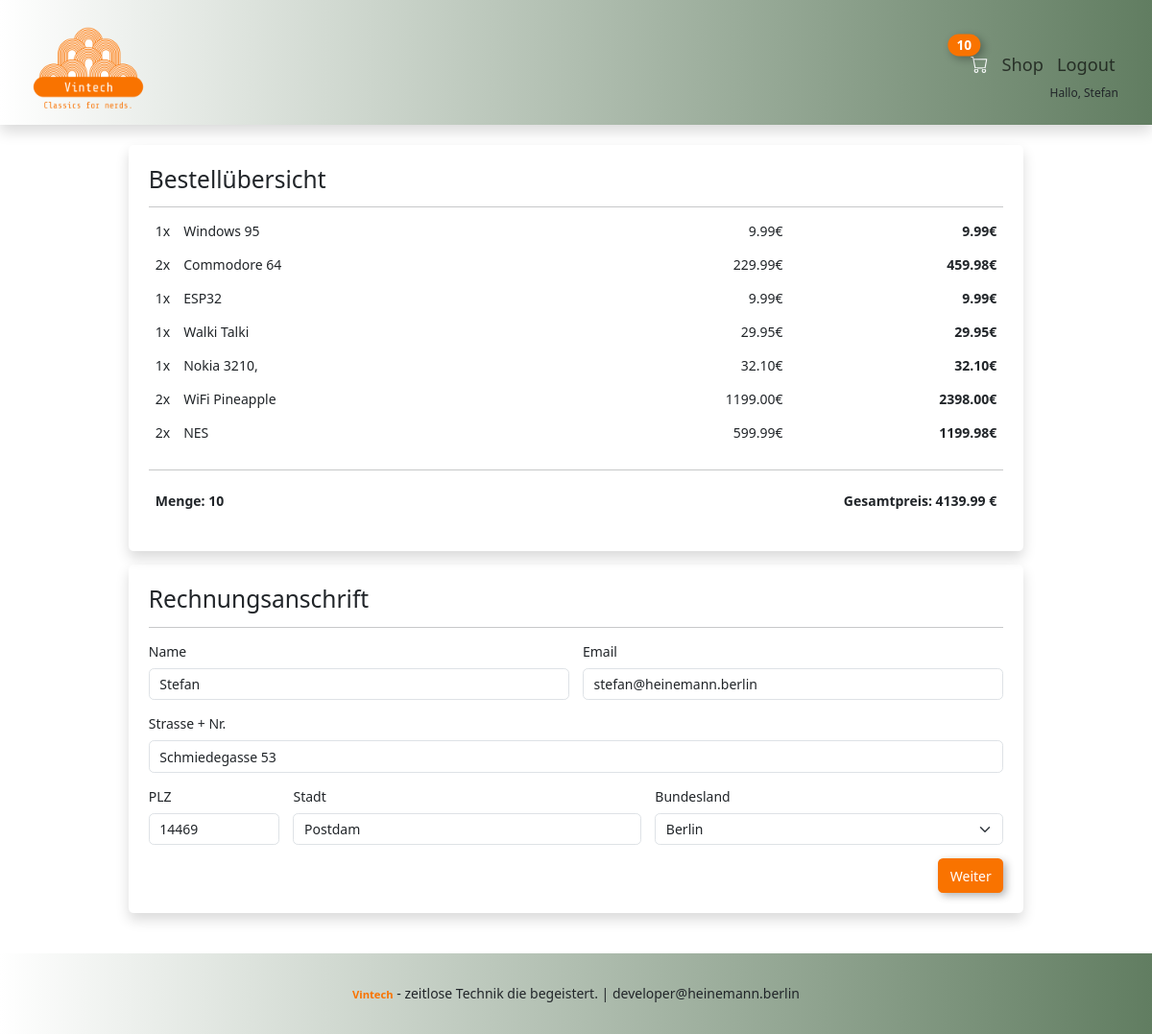
/kasse/ (signed in), run on an earlier commit of the app's database.
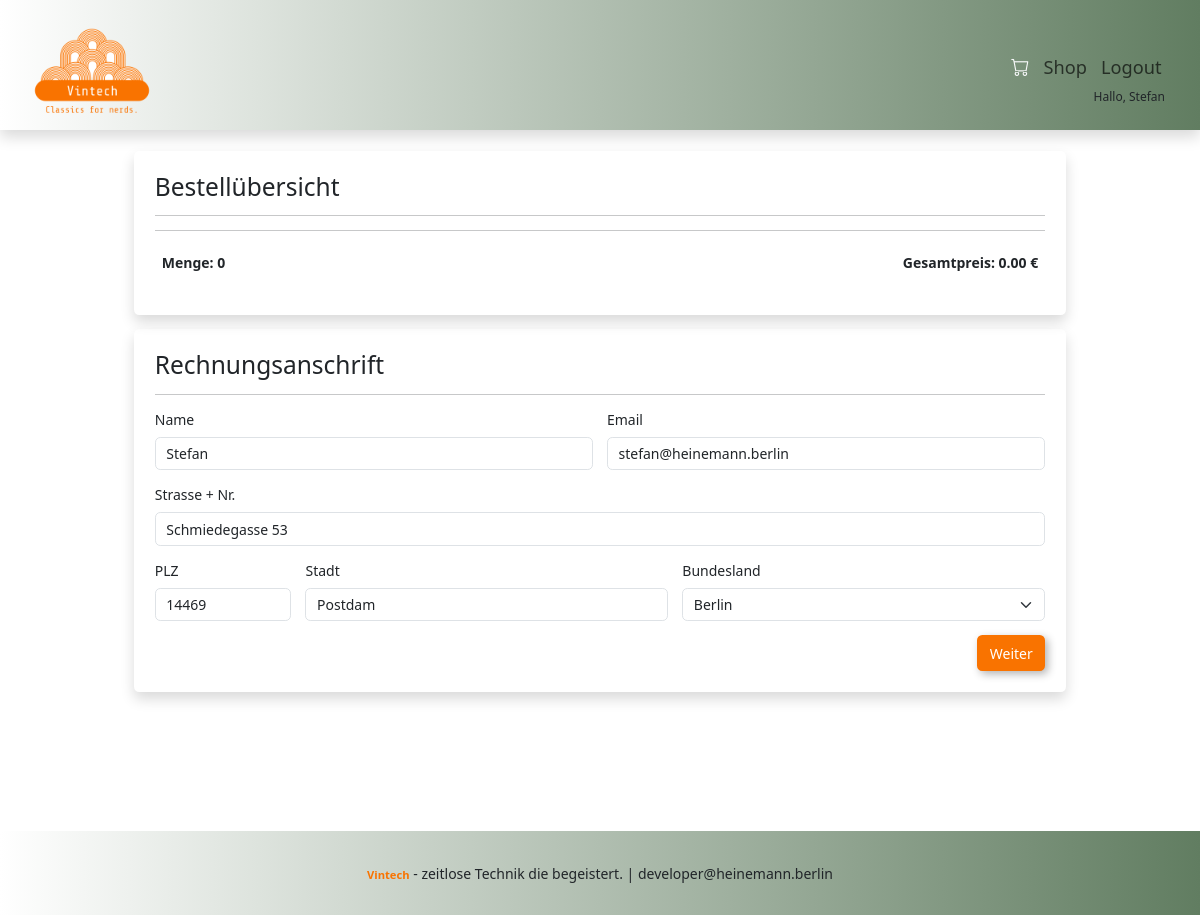
And on a later commit of the database.
### shop/models.py (models this page shows, shortened)
class OrderItem(models.Model):
    article = models.ForeignKey(
        Article, on_delete=models.SET_NULL, null=True, blank=True
    )
    order = models.ForeignKey(Order, on_delete=models.SET_NULL, null=True, blank=True)
    quantity = models.IntegerField(default=0, null=True, blank=True)
    date = models.DateTimeField(auto_now_add=True, null=True, blank=True)
    @property
    def get_sumary(self):
        sumary = self.quantity * self.article.price
        return sumary

class Article(models.Model):
    name = models.CharField(max_length=100, null=True)
    description = models.TextField(max_length=100, null=True, blank=True)
    price = models.DecimalField(max_digits=6, decimal_places=2, null=True, blank=True)
    img = models.ImageField(upload_to="articles", null=True, blank=True)

class Order(models.Model):
    customer = models.ForeignKey(
        Customer, on_delete=models.SET_NULL, null=True, blank=True
    )
    order_date = models.DateTimeField(auto_now_add=True, null=True, blank=True)
    completed = models.BooleanField(default=False, null=True, blank=True)
    order_id = models.CharField(max_length=100, null=True, blank=True)
    @property
    def get_total_price(self):
        total = 0
        for item in self.orderitem_set.all():
            total += item.get_sumary
        return total
    @property
    def get_total_quantity(self):
        total = 0
        for item in self.orderitem_set.all():
            total += item.quantity
        return total

### shop/views.py (the view)
# urls.py: path('kasse/', views.kasse, name='kasse'),
def kasse(request):
    if request.user.is_authenticated:
        customer = request.user.customer
        order, created = Order.objects.get_or_create(customer=customer, completed=False)
        articles = order.orderitem_set.all()
    else:
        cookie_data = guestCookie(request)
        articles = cookie_data['articles']
        order = cookie_data['order']
    ctx = {"articles": articles, "order": order}
    return render(request, "kasse.html", ctx)

### shop/context_processors.py (called while the page is built, shortened)
def shopping_cart_items(request):
  if request.user.is_authenticated:
    current_user = request.user.customer
    current_order, created  = Order.objects.get_or_create(customer=current_user, completed=False)
    if current_order:
      cart_items_amount = current_order.get_total_quantity
    else:
      cart_items_amount = 0
  return {"amount": cart_items_amount}

### shop/templates/kasse.html (shortened to what this page needs)
{% extends 'index.html' %} {%block content%} {% load static%}
<div class="d-flex flex-column align-items-center mt-4 gap-3 mb-4">
   <div class="col-12 col-lg-10">
      <div class="shadow p-4 rounded">
         <h3>Bestellübersicht</h3>
         <hr />
         {% for article in articles %}
         <div class="d-flex">
            <p class="px-2">{{article.quantity}}x</p>
            <p class="px-2 me-auto kasse-text-overview w-50">{{article.article.name}}</p>
            <p class="px-2">{{article.article.price | floatformat:2}}€</p>
            <p class="px-2 fw-bold w-25 text-end">{{article.get_sumary | floatformat:2}}€</p>
         </div>
         {% endfor %}
         <hr />
         <div class="d-flex">
            <p class="fw-bold p-2 me-auto">Menge: {{order.get_total_quantity}}</p>
            <p class="fw-bold p-2">Gesamtpreis: {{order.get_total_price | floatformat:2}} €</p>
         </div>
      </div>
   </div>
   <div class="col-12 col-lg-10 transition-225">
      <div class="shadow p-4 rounded transition-225 mb-4">
         <h3>Rechnungsanschrift</h3>
         <hr />
         <form
            class="row g-3"
            id="form-checkout">
            <div class="col-md-6">
               <label
                  for="inputName"
                  class="form-label"
                  >Name</label
               >
               {% if request.user.is_authenticated %}
               <input
                  type="text"
                  class="form-control"
                  id="inputName"
                  value="{{request.user|title}}"
                  required />
               {% endif %}
            </div>
            <div class="col-md-6">
               <label
                  for="inputEmail"
                  class="form-label"
                  >Email</label
               >
               {% if request.user.is_authenticated%}
               <input
                  type="email"
                  class="form-control"
                  id="inputEmail"
                  value="{{request.user.email}}"
                  required />
               {% endif %}
            </div>
            <div class="col-12">
               <label
                  for="inputAddress"
                  class="form-label"
                  >Strasse + Nr.</label
               >
               <input
                  type="text"
                  class="form-control"
                  id="inputAddress"
                  value="Schmiedegasse 53"
                  required />
            </div>
            <div class="col-md-2">
               <label
                  for="inputPlz"
                  class="form-label"
                  >PLZ</label
               >
               <input
                  type="text"
                  class="form-control"
                  id="inputPlz"
                  value="14469"
                  required />
            </div>
            <div class="col-md-5">
               <label
                  for="inputCity"
                  class="form-label"
                  >Stadt</label
               >
               <input
                  type="text"
                  class="form-control"
                  id="inputCity"
                  value="Postdam"
                  required />
            </div>
            <div class="col-md-5">
               <label
                  for="inputState"
                  class="form-label"
                  >Bundesland</label
               >
               <select
                  id="inputState"
                  class="form-select"
                  required>
                  <option selected>Berlin</option>
               </select>
            </div>
            <div class="col-12 d-flex justify-content-end">
               <button
                  type="submit"
                  class="btn btn-secondary btn-buy"
                  id="form-forward-button">
                  Weiter
               </button>
            </div>
         </form>
      </div>
   </div>
</div>
{% endblock %}

### shop/templates/menu.html (shortened to what this page needs)
{% load static%}
<nav class="navbar shadow nav-bg px-4 sticky-top">
   <div class="container-fluid d-flex">
      <a
         class="navbar-brand link-light"
         href="{% url 'shop' %}"
         ><img
            class="logo-img"
            src="{% static 'img/logos/logo_transparent.png'%}"
            alt=""
      /></a>
      <div class="d-flex flex-column">
         <ul class="navbar-nav mb-0 justify-content-end">
            <div class="d-flex align-items-center justify-content-end">
               <li class="nav-item">
                  <a
                     class="nav-link p-2 link-light"
                     href="{% url 'warenkorb' %}"
                     ><i class="bi bi-cart"></i>
                     {% if amount > 0 %}
                     <span
                        id="card-counter"
                        class="shadow-custom-1 position-absolute top-0 start-0 translate-middle badge rounded-pill bg-orange"
                        >{{amount}}</span
                     >
                     {% endif%}
                  </a>
               </li>
               {% if not request.get_full_path == "/" %}
               <li class="nav-item">
                  <a
                     class="nav-link p-2 btn btn"
                     aria-current="page"
                     href="{% url 'shop' %}">
                     Shop</a
                  >
               </li>
               {% endif%} {% if not request.user.is_authenticated %}
               <li class="nav-item">
                  <a
                     class="nav-link p-2 btn"
                     aria-current="page"
                     href="{% url 'login' %}"
                     >Login</a
                  >
               </li>
               {% else %}
               <li class="nav-item">
                  <a
                     class="nav-link p-2 btn btn"
                     aria-current="page"
                     href="{% url 'logout' %}"
                     >Logout</a
                  >
               </li>
               {% endif %}
            </div>
         </ul>
         {% if request.user.is_authenticated%}
         <span class="text-end pe-1 text-hallo">Hallo, {{request.user|title}}</span>
         {% else %}
         <span class="text-end pe-1 text-hallo">Hallo, du bist noch nicht eingeloggt.</span>
         {% endif %}
      </div>
   </div>
</nav>

What changed in the data, as far as the page shows it:
no longer on this page (row unchanged): OrderItem: quantity "1", article.name "Windows 95", article.price "9.99", get_sumary "9.99"
removed OrderItem: quantity "2", article.name "Commodore 64", article.price "229.99", get_sumary "459.98"
no longer on this page (row edited): OrderItem: quantity "1", article.name "ESP32", article.price "9.99", get_sumary "9.99"
no longer on this page (row unchanged): OrderItem: quantity "1", article.name "Walki Talki", article.price "29.95", get_sumary "29.95"
no longer on this page (row edited): OrderItem: quantity "1", article.name "Nokia 3210,", article.price "32.10", get_sumary "32.10"
no longer on this page (row edited): OrderItem: quantity "2", article.name "WiFi Pineapple", article.price "1199.00", get_sumary "2398.00"
no longer on this page (row edited): OrderItem: quantity "2", article.name "NES", article.price "599.99", get_sumary "1199.98"
no longer on this page (row edited): Order: get_total_quantity "10", get_total_price "4139.99"
added Order: get_total_quantity "0", get_total_price "0.00"
Also different on the page:
{{ amount }}: "10" → (not shown)
